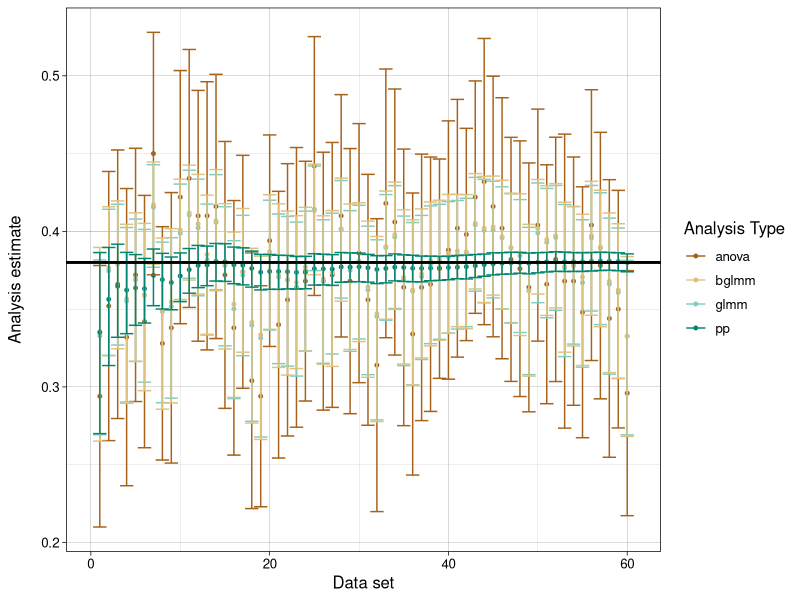
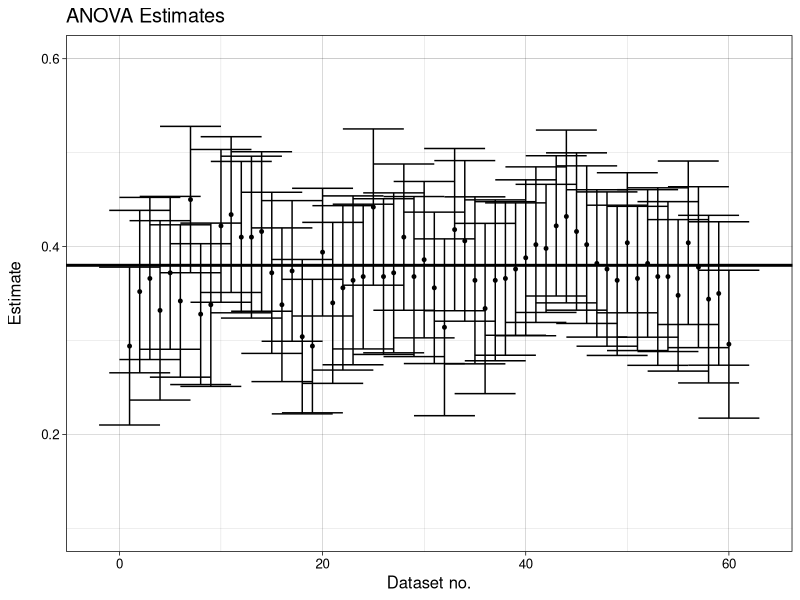
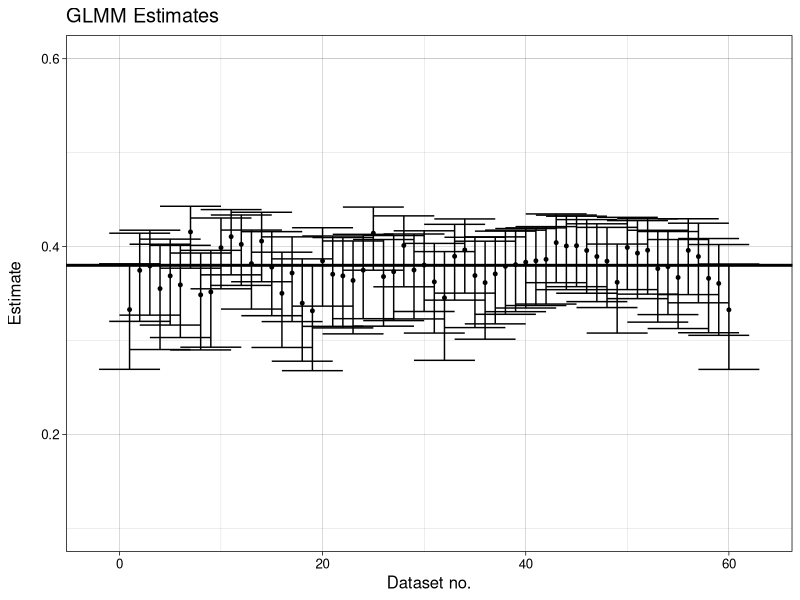
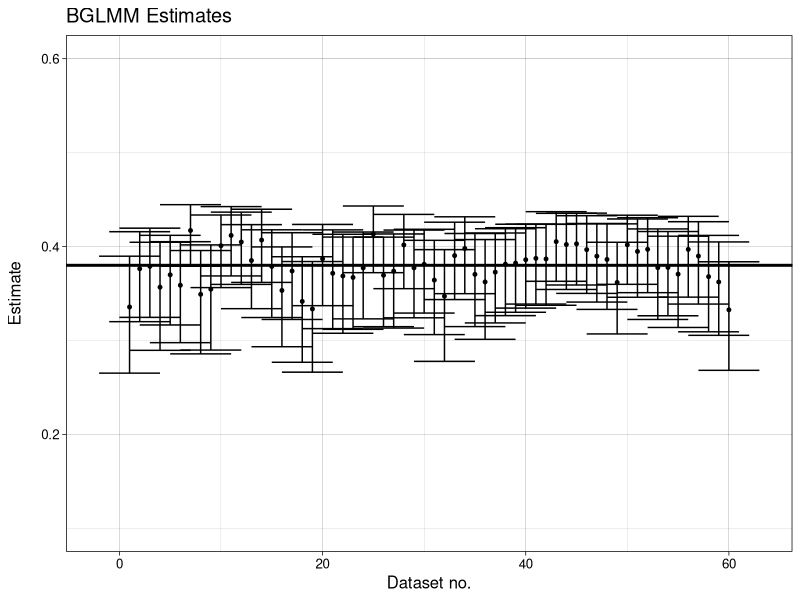
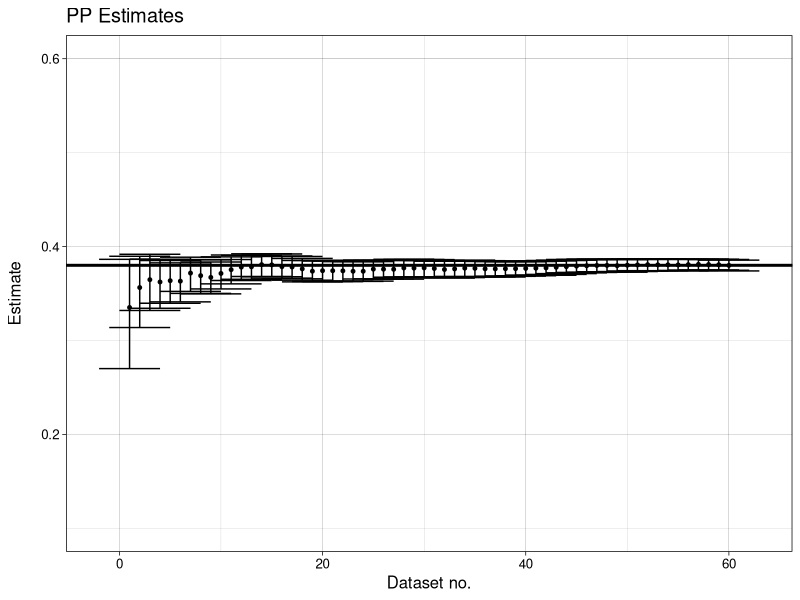

These charts were generated, in order, by the following R code:
# trying to plot freq bayes dataset graph

library(reshape2)
library(ggplot2)


saved_0_2 <- read.delim("saved_0_2.txt")
plot_dataset_0_2 <- saved_0_2[,c("expt","analysis_type","b_sex_cond_lower","b_sex_cond_upper","b_sex_cond_med")]


#transform everything to same scale as anovas
plot_dataset_0_2$estimate <- ifelse((plot_dataset_0_2$analysis_type == "anova"), plot_dataset_0_2$b_sex_cond_med, (exp(plot_dataset_0_2$b_sex_cond_med)/(1+exp(plot_dataset_0_2$b_sex_cond_med)))-0.5)
plot_dataset_0_2$estimate_upper <- ifelse((plot_dataset_0_2$analysis_type == "anova"), plot_dataset_0_2$b_sex_cond_upper, (exp(plot_dataset_0_2$b_sex_cond_upper)/(1+exp(plot_dataset_0_2$b_sex_cond_upper)))-0.5)
plot_dataset_0_2$estimate_lower <- ifelse((plot_dataset_0_2$analysis_type == "anova"), plot_dataset_0_2$b_sex_cond_lower, (exp(plot_dataset_0_2$b_sex_cond_lower)/(1+exp(plot_dataset_0_2$b_sex_cond_lower)))-0.5)



#plot on same axis
limits <- aes(ymax = plot_dataset_0_2$estimate_upper, ymin = plot_dataset_0_2$estimate_lower)

APlot <- ggplot(plot_dataset_0_2, aes(x=expt, y=estimate, group =analysis_type, col=analysis_type))
APlot + geom_point(data = plot_dataset_0_2, size = 1, position = position_dodge(width = 0)) + 
  scale_color_brewer(palette="BrBG") +
  geom_errorbar(limits, width = 6, position = position_dodge(width = 0)) +
  geom_hline(aes(yintercept=0.38), linetype="solid", color="black", size=1, show.legend=FALSE) +
  labs(color="Analysis Type") +
  xlab("Data set") +
  ylab("Analysis estimate")+
  theme_linedraw() + theme(text = element_text(size=12), axis.title.y=element_text(margin=margin(0,12,0,0)))

### Now doing this for pre-VIVA corrections 20.1.17 ###  
### making subsets -in case plot by separate graphs? no longer needed##
just_anova <- subset(plot_dataset_0_2, plot_dataset_0_2$analysis_type=="anova")
just_glmm <- subset(plot_dataset_0_2, plot_dataset_0_2$analysis_type=="glmm")
just_bglmm <- subset(plot_dataset_0_2, plot_dataset_0_2$analysis_type=="bglmm")
just_pp <- subset(plot_dataset_0_2, plot_dataset_0_2$analysis_type =="pp")

#plot on diff axis: anova
limits <- aes(ymax = just_anova$estimate_upper, ymin = just_anova$estimate_lower)

APlot <- ggplot(just_anova, aes(x=expt, y=estimate))
APlot + geom_point(data = just_anova, size = 1) + 
  geom_errorbar(limits, width = 6) +
  geom_hline(aes(yintercept=0.38), linetype="solid", color="black", size=1, show.legend=FALSE) +
  xlab("Dataset no.") +
  ylab("Estimate") +
  labs(title="ANOVA Estimates") +
  scale_y_continuous(limits=c(0.1,0.6)) +
  theme_linedraw() + theme(text = element_text(size=12), axis.title.y=element_text(margin=margin(0,12,0,0)))

#plot on diff axis: glmm
limits <- aes(ymax = just_glmm$estimate_upper, ymin = just_glmm$estimate_lower)

APlot <- ggplot(just_glmm, aes(x=expt, y=estimate))
APlot + geom_point(data = just_glmm, size = 1) + 
  geom_errorbar(limits, width = 6) +
  geom_hline(aes(yintercept=0.38), linetype="solid", color="black", size=1, show.legend=FALSE) +
  xlab("Dataset no.") +
  ylab("Estimate") +
  labs(title="GLMM Estimates") +
  scale_y_continuous(limits=c(0.1,0.6)) +
  theme_linedraw() + theme(text = element_text(size=12), axis.title.y=element_text(margin=margin(0,12,0,0)))

#plot on diff axis: bglmm
limits <- aes(ymax = just_bglmm$estimate_upper, ymin = just_bglmm$estimate_lower)

APlot <- ggplot(just_bglmm, aes(x=expt, y=estimate))
APlot + geom_point(data = just_bglmm, size = 1) + 
  geom_errorbar(limits, width = 6) +
  geom_hline(aes(yintercept=0.38), linetype="solid", color="black", size=1, show.legend=FALSE) +
  xlab("Dataset no.") +
  ylab("Estimate") +
  labs(title="BGLMM Estimates") +
  scale_y_continuous(limits=c(0.1,0.6)) +
  theme_linedraw() + theme(text = element_text(size=12), axis.title.y=element_text(margin=margin(0,12,0,0)))

#plot on diff axis: pp
limits <- aes(ymax = just_pp$estimate_upper, ymin = just_pp$estimate_lower)

APlot <- ggplot(just_pp, aes(x=expt, y=estimate))
APlot + geom_point(data = just_pp, size = 1) + 
  geom_errorbar(limits, width = 6) +
  geom_hline(aes(yintercept=0.38), linetype="solid", color="black", size=1, show.legend=FALSE) +
  xlab("Dataset no.") +
  ylab("Estimate") +
  labs(title="PP Estimates") +
  scale_y_continuous(limits=c(0.1,0.6)) +
  theme_linedraw() + theme(text = element_text(size=12), axis.title.y=element_text(margin=margin(0,12,0,0)))
